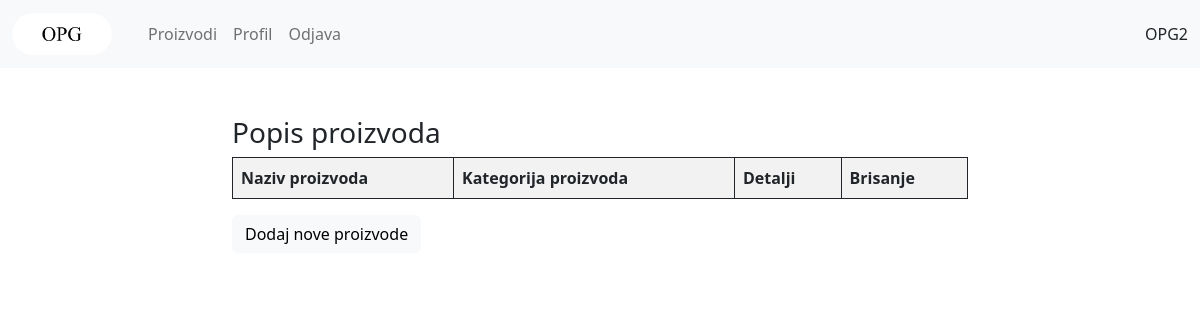
Page /product_list/ (signed in) on the earlier database version.
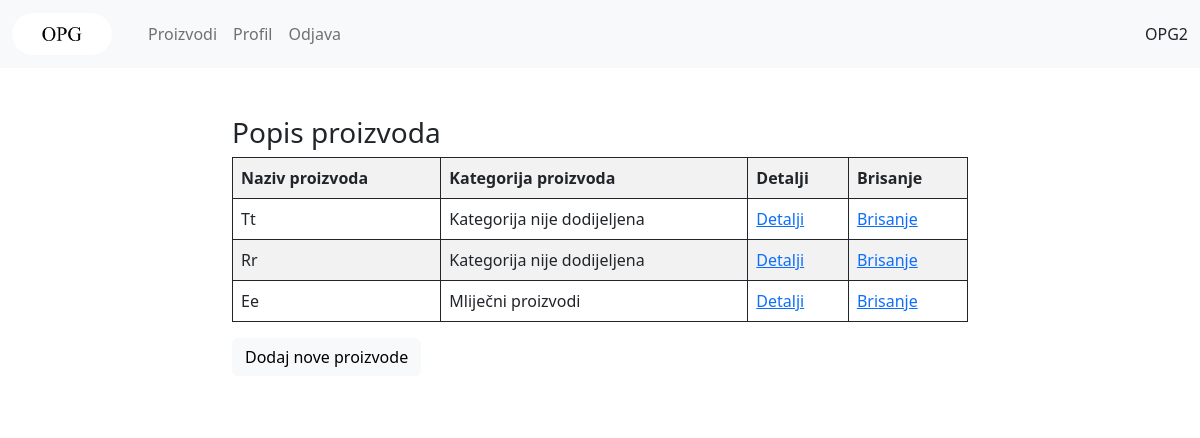
Same page on the later database version.
### user/models.py (models this page shows, shortened)
class User(AbstractBaseUser):
    first_name = models.CharField(max_length=15, blank=True)
    last_name = models.CharField(max_length=15, blank=True)
    email = models.EmailField(max_length=100, unique=True)
    is_active = models.BooleanField(default=True)
    is_admin = models.BooleanField(default=False)
    USERNAME_FIELD = 'email'
    REQUIRED_FIELDS = []
    objects = CustomUserManager()

### opg/models.py (models this page shows, shortened)
class Opg(models.Model):
    user = models.OneToOneField(
        User, on_delete=models.CASCADE)
    name = models.CharField(max_length=50, unique=True, blank=False)
    address = models.CharField(max_length=50, blank=True)
    phone = models.CharField(max_length=20, blank=True)
    def __str__(self):
        return self.name

class Product(models.Model):
    name = models.CharField(max_length=50, blank=False, null=False)
    category = models.ForeignKey(ProductCategory, on_delete=models.SET(None), blank=True, null=True)
    opg = models.ForeignKey(Opg, on_delete=models.CASCADE)

class ProductCategory(models.Model):
    name = models.CharField(max_length=50)
    def __str__(self):
        return self.name

### opg/views.py (the view)
# urls.py: path('product_list/', views.product_list, name='product_list'),
@login_required(login_url='login')
def product_list(request):
    products = request.user.opg.product_set.all()
    context = {
        'products': products,
    }
    template = loader.get_template('opg/product_list.html')
    return HttpResponse(template.render(context, request))

### opg/templates/opg/product_list.html
{% extends 'opg/main.html' %}
{% block content %}
<h3>Popis proizvoda</h3>
<table id="dtOrderExample" class="table table-striped table-hover table-bordered" style="border:2px">
    <tr>
        <th>Naziv proizvoda</th>
        <th>Kategorija proizvoda</th>
        <th>Detalji</th>
        <th>Brisanje</th>
    </tr>
{% for product in products %}
    <tr>
        <td>{{product.name|capfirst}}</td>
        <td>
            {% if product.category != None %}
                {{product.category|lower|capfirst}}
            {% else %}
                Kategorija nije dodijeljena
            {% endif %}
        </td>
        <td><a href="{% url 'product' product.id %}">Detalji</a></td>
        <td><a  href="{% url 'delete_product' product.id%}">Brisanje</a></td>
    </tr>
{% endfor %}
</table>
<a href="{% url 'add_product' %}"><button type="submit" class="btn btn-light">Dodaj nove proizvode</button></a>
{% endblock %}

### opg/templates/opg/main.html (shortened to what this page needs)
<!DOCTYPE html>
{% load static %}
<html lang="en">
<head>
    <link href="https://cdn.jsdelivr.net/npm/bootstrap@5.2.1/dist/css/bootstrap.min.css" rel="stylesheet">
</head>
<body>
{% include 'opg/navbar.html' %}
<div class="container pt-5 justify-content-center">
    <div class="row justify-content-center">
        <div class="col-8 justify-content-center">
                {% block content %}
                {% endblock %}
                <div class="alert alert-error">
                </div>
        </div>
    </div>
</div>
</body>
</html>

### opg/templates/opg/navbar.html
{% load static %}
<nav class="navbar navbar-expand-sm bg-light ">
  <div class="container-fluid">
      <div class="navbar-brand">
         <a href="{% url 'index' %}">
            <img src="{% static 'opg.png' %}" alt="LOGO" style="width:100px" class="rounded-pill"/>
         </a>
      </div>
    {% if user.is_authenticated and not request.user.opg == "" %}
      <div class="container-fluid">
        <ul class="navbar-nav color:green">
         <li class="nav-item">
            <a class="nav-link" href="{% url 'product_list' %}">Proizvodi</a>
         </li>
         <li class="nav-item">
            <a class="nav-link" href="{% url 'profile' %}">Profil</a>
         </li>
         <li class="nav-item" >
            <a class="nav-link" href="{% url 'logout' %}">Odjava</a>
         </li>
        </ul>
      </div>
      <div class="navbar-txt navbar-right">
          {{ request.user.opg }}
      </div>
    {% endif %}
  </div>
</nav>

Differences in the rows shown:
added Product: name "Tt", shows "Kategorija nije dodijeljena"
added Product: name "Rr", shows "Kategorija nije dodijeljena"
added Product: name "Ee", category "Mliječni proizvodi"
